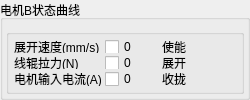
      <widget class="QGroupBox" name="BstateBox">
       <property name="sizePolicy">
        <sizepolicy hsizetype="Expanding" vsizetype="Expanding">
         <horstretch>0</horstretch>
         <verstretch>0</verstretch>
        </sizepolicy>
       </property>
       <property name="minimumSize">
        <size>
         <width>250</width>
         <height>0</height>
        </size>
       </property>
       <property name="maximumSize">
        <size>
         <width>16777215</width>
         <height>16777215</height>
        </size>
       </property>
       <property name="title">
        <string>电机B状态曲线</string>
       </property>
       <layout class="QGridLayout" name="gridLayout_3">
        <property name="leftMargin">
         <number>3</number>
        </property>
        <property name="topMargin">
         <number>3</number>
        </property>
        <property name="rightMargin">
         <number>3</number>
        </property>
        <property name="bottomMargin">
         <number>3</number>
        </property>
        <property name="spacing">
         <number>3</number>
        </property>
        <item row="1" column="0">
         <widget class="QtCharts::QChartView" name="MotorBParameterGraphChartView" native="true">
          <property name="sizePolicy">
           <sizepolicy hsizetype="Preferred" vsizetype="Preferred">
            <horstretch>0</horstretch>
            <verstretch>0</verstretch>
           </sizepolicy>
          </property>
          <property name="minimumSize">
           <size>
            <width>0</width>
            <height>0</height>
           </size>
          </property>
         </widget>
        </item>
        <item row="2" column="0">
         <widget class="QGroupBox" name="groupBox_2">
          <property name="maximumSize">
           <size>
            <width>16777215</width>
            <height>65</height>
           </size>
          </property>
          <property name="title">
           <string/>
          </property>
          <layout class="QGridLayout" name="gridLayout_8">
           <property name="leftMargin">
            <number>5</number>
           </property>
           <property name="topMargin">
            <number>5</number>
           </property>
           <property name="rightMargin">
            <number>5</number>
           </property>
           <property name="bottomMargin">
            <number>5</number>
           </property>
           <property name="spacing">
            <number>3</number>
           </property>
           <item row="2" column="2">
            <widget class="QLabel" name="label_8">
             <property name="minimumSize">
              <size>
               <width>15</width>
               <height>0</height>
              </size>
             </property>
             <property name="text">
              <string>展开</string>
             </property>
            </widget>
           </item>
           <item row="3" column="3">
            <widget class="QToolButton" name="BExtensionButton">
             <property name="text">
              <string/>
             </property>
             <property name="icon">
              <iconset resource="../Image/image.qrc">
               <normaloff>:/red.png</normaloff>:/red.png</iconset>
             </property>
             <property name="iconSize">
              <size>
               <width>10</width>
               <height>10</height>
              </size>
             </property>
             <property name="autoRaise">
              <bool>true</bool>
             </property>
            </widget>
           </item>
           <item row="2" column="1">
            <widget class="QCheckBox" name="BTorquecheckBox">
             <property name="text">
              <string>0</string>
             </property>
            </widget>
           </item>
           <item row="1" column="3">
            <widget class="QToolButton" name="BEnableButton">
             <property name="text">
              <string/>
             </property>
             <property name="icon">
              <iconset resource="../Image/image.qrc">
               <normaloff>:/red.png</normaloff>:/red.png</iconset>
             </property>
             <property name="iconSize">
              <size>
               <width>10</width>
               <height>10</height>
              </size>
             </property>
             <property name="autoRaise">
              <bool>true</bool>
             </property>
            </widget>
           </item>
           <item row="3" column="0">
            <widget class="QLabel" name="label_10">
             <property name="minimumSize">
              <size>
               <width>15</width>
               <height>0</height>
              </size>
             </property>
             <property name="text">
              <string>电机输入电流(A)</string>
             </property>
            </widget>
           </item>
           <item row="1" column="2">
            <widget class="QLabel" name="label_5">
             <property name="minimumSize">
              <size>
               <width>15</width>
               <height>0</height>
              </size>
             </property>
             <property name="text">
              <string>使能</string>
             </property>
            </widget>
           </item>
           <item row="2" column="3">
            <widget class="QToolButton" name="BGatheredButton">
             <property name="text">
              <string/>
             </property>
             <property name="icon">
              <iconset resource="../Image/image.qrc">
               <normaloff>:/red.png</normaloff>:/red.png</iconset>
             </property>
             <property name="iconSize">
              <size>
               <width>10</width>
               <height>10</height>
              </size>
             </property>
             <property name="autoRaise">
              <bool>true</bool>
             </property>
            </widget>
           </item>
           <item row="1" column="0">
            <widget class="QLabel" name="label_4">
             <property name="minimumSize">
              <size>
               <width>15</width>
               <height>0</height>
              </size>
             </property>
             <property name="text">
              <string>展开速度(mm/s)</string>
             </property>
            </widget>
           </item>
           <item row="3" column="1">
            <widget class="QCheckBox" name="BCurrentcheckBox">
             <property name="text">
              <string>0</string>
             </property>
            </widget>
           </item>
           <item row="3" column="2">
            <widget class="QLabel" name="label_7">
             <property name="minimumSize">
              <size>
               <width>15</width>
               <height>0</height>
              </size>
             </property>
             <property name="text">
              <string>收拢</string>
             </property>
            </widget>
           </item>
           <item row="1" column="1">
            <widget class="QCheckBox" name="BVelocitycheckBox">
             <property name="text">
              <string>0</string>
             </property>
            </widget>
           </item>
           <item row="2" column="0">
            <widget class="QLabel" name="label_6">
             <property name="minimumSize">
              <size>
               <width>15</width>
               <height>0</height>
              </size>
             </property>
             <property name="text">
              <string>线辊拉力(N)</string>
             </property>
            </widget>
           </item>
          </layout>
         </widget>
        </item>
       </layout>
      </widget>
